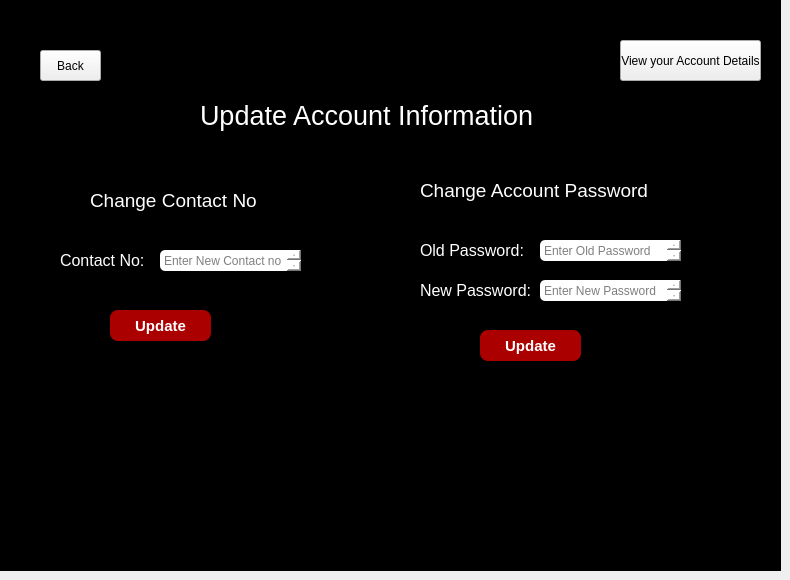
    <widget class="QWidget" name="editaccountinfo">
     <widget class="QLabel" name="label_56">
      <property name="geometry">
       <rect>
        <x>60</x>
        <y>240</y>
        <width>181</width>
        <height>41</height>
       </rect>
      </property>
      <property name="font">
       <font>
        <pointsize>12</pointsize>
       </font>
      </property>
      <property name="styleSheet">
       <string notr="true">color: rgb(255, 255, 255);</string>
      </property>
      <property name="text">
       <string>Contact No:</string>
      </property>
     </widget>
     <widget class="QPushButton" name="bachavailuptologinown_2">
      <property name="geometry">
       <rect>
        <x>40</x>
        <y>50</y>
        <width>61</width>
        <height>31</height>
       </rect>
      </property>
      <property name="text">
       <string>Back</string>
      </property>
     </widget>
     <widget class="QLabel" name="label_57">
      <property name="geometry">
       <rect>
        <x>0</x>
        <y>0</y>
        <width>781</width>
        <height>571</height>
       </rect>
      </property>
      <property name="styleSheet">
       <string notr="true">background-color: rgb(0, 0, 0);

</string>
      </property>
      <property name="text">
       <string/>
      </property>
     </widget>
     <widget class="QTextEdit" name="updatecontactno">
      <property name="geometry">
       <rect>
        <x>160</x>
        <y>250</y>
        <width>141</width>
        <height>21</height>
       </rect>
      </property>
      <property name="styleSheet">
       <string notr="true">background-color: rgb(255, 255, 255);
border-radius: 5px;
border-color: black;
</string>
      </property>
      <property name="html">
       <string>&lt;!DOCTYPE HTML PUBLIC &quot;-//W3C//DTD HTML 4.0//EN&quot; &quot;http://www.w3.org/TR/REC-html40/strict.dtd&quot;&gt;
&lt;html&gt;&lt;head&gt;&lt;meta name=&quot;qrichtext&quot; content=&quot;1&quot; /&gt;&lt;style type=&quot;text/css&quot;&gt;
p, li { white-space: pre-wrap; }
&lt;/style&gt;&lt;/head&gt;&lt;body style=&quot; font-family:'MS Shell Dlg 2'; font-size:8.25pt; font-weight:400; font-style:normal;&quot;&gt;
&lt;p style=&quot;-qt-paragraph-type:empty; margin-top:0px; margin-bottom:0px; margin-left:0px; margin-right:0px; -qt-block-indent:0; text-indent:0px; font-family:'Segoe UI'; font-size:9pt;&quot;&gt;&lt;br /&gt;&lt;/p&gt;&lt;/body&gt;&lt;/html&gt;</string>
      </property>
      <property name="placeholderText">
       <string>Enter New Contact no</string>
      </property>
     </widget>
     <widget class="QPushButton" name="viewownaccdet">
      <property name="geometry">
       <rect>
        <x>620</x>
        <y>40</y>
        <width>141</width>
        <height>41</height>
       </rect>
      </property>
      <property name="text">
       <string>View your Account Details</string>
      </property>
     </widget>
     <widget class="QLabel" name="label_61">
      <property name="geometry">
       <rect>
        <x>200</x>
        <y>100</y>
        <width>341</width>
        <height>31</height>
       </rect>
      </property>
      <property name="font">
       <font>
        <family>MS Shell Dlg 2</family>
        <pointsize>20</pointsize>
       </font>
      </property>
      <property name="styleSheet">
       <string notr="true">
color: rgb(255, 255, 255);
</string>
      </property>
      <property name="text">
       <string>Update Account Information</string>
      </property>
     </widget>
     <widget class="QPushButton" name="savechanges_2">
      <property name="geometry">
       <rect>
        <x>110</x>
        <y>310</y>
        <width>101</width>
        <height>31</height>
       </rect>
      </property>
      <property name="font">
       <font>
        <pointsize>11</pointsize>
        <weight>75</weight>
        <bold>true</bold>
       </font>
      </property>
      <property name="styleSheet">
       <string notr="true">color: rgb(255, 255, 255);
background-color: rgb(170, 0, 0);
border-radius: 8px;
border-color: black;

</string>
      </property>
      <property name="text">
       <string>Update</string>
      </property>
     </widget>
     <widget class="QLabel" name="label_58">
      <property name="geometry">
       <rect>
        <x>90</x>
        <y>185</y>
        <width>171</width>
        <height>31</height>
       </rect>
      </property>
      <property name="font">
       <font>
        <pointsize>14</pointsize>
       </font>
      </property>
      <property name="styleSheet">
       <string notr="true">color: rgb(255, 255, 255);
</string>
      </property>
      <property name="text">
       <string>Change Contact No</string>
      </property>
     </widget>
     <widget class="QLabel" name="label_60">
      <property name="geometry">
       <rect>
        <x>420</x>
        <y>175</y>
        <width>231</width>
        <height>31</height>
       </rect>
      </property>
      <property name="font">
       <font>
        <pointsize>14</pointsize>
       </font>
      </property>
      <property name="styleSheet">
       <string notr="true">color: rgb(255, 255, 255);
</string>
      </property>
      <property name="text">
       <string>Change Account Password</string>
      </property>
     </widget>
     <widget class="QTextEdit" name="oldownpass">
      <property name="geometry">
       <rect>
        <x>540</x>
        <y>240</y>
        <width>141</width>
        <height>21</height>
       </rect>
      </property>
      <property name="styleSheet">
       <string notr="true">background-color: rgb(255, 255, 255);
border-radius: 5px;
border-color: black;
</string>
      </property>
      <property name="html">
       <string>&lt;!DOCTYPE HTML PUBLIC &quot;-//W3C//DTD HTML 4.0//EN&quot; &quot;http://www.w3.org/TR/REC-html40/strict.dtd&quot;&gt;
&lt;html&gt;&lt;head&gt;&lt;meta name=&quot;qrichtext&quot; content=&quot;1&quot; /&gt;&lt;style type=&quot;text/css&quot;&gt;
p, li { white-space: pre-wrap; }
&lt;/style&gt;&lt;/head&gt;&lt;body style=&quot; font-family:'MS Shell Dlg 2'; font-size:8.25pt; font-weight:400; font-style:normal;&quot;&gt;
&lt;p style=&quot;-qt-paragraph-type:empty; margin-top:0px; margin-bottom:0px; margin-left:0px; margin-right:0px; -qt-block-indent:0; text-indent:0px; font-family:'Segoe UI'; font-size:9pt;&quot;&gt;&lt;br /&gt;&lt;/p&gt;&lt;/body&gt;&lt;/html&gt;</string>
      </property>
      <property name="placeholderText">
       <string>Enter Old Password</string>
      </property>
     </widget>
     <widget class="QLabel" name="label_59">
      <property name="geometry">
       <rect>
        <x>420</x>
        <y>230</y>
        <width>181</width>
        <height>41</height>
       </rect>
      </property>
      <property name="font">
       <font>
        <pointsize>12</pointsize>
       </font>
      </property>
      <property name="styleSheet">
       <string notr="true">color: rgb(255, 255, 255);</string>
      </property>
      <property name="text">
       <string>Old Password:</string>
      </property>
     </widget>
     <widget class="QTextEdit" name="newownoass">
      <property name="geometry">
       <rect>
        <x>540</x>
        <y>280</y>
        <width>141</width>
        <height>21</height>
       </rect>
      </property>
      <property name="styleSheet">
       <string notr="true">background-color: rgb(255, 255, 255);
border-radius: 5px;
border-color: black;
</string>
      </property>
      <property name="html">
       <string>&lt;!DOCTYPE HTML PUBLIC &quot;-//W3C//DTD HTML 4.0//EN&quot; &quot;http://www.w3.org/TR/REC-html40/strict.dtd&quot;&gt;
&lt;html&gt;&lt;head&gt;&lt;meta name=&quot;qrichtext&quot; content=&quot;1&quot; /&gt;&lt;style type=&quot;text/css&quot;&gt;
p, li { white-space: pre-wrap; }
&lt;/style&gt;&lt;/head&gt;&lt;body style=&quot; font-family:'MS Shell Dlg 2'; font-size:8.25pt; font-weight:400; font-style:normal;&quot;&gt;
&lt;p style=&quot;-qt-paragraph-type:empty; margin-top:0px; margin-bottom:0px; margin-left:0px; margin-right:0px; -qt-block-indent:0; text-indent:0px; font-family:'Segoe UI'; font-size:9pt;&quot;&gt;&lt;br /&gt;&lt;/p&gt;&lt;/body&gt;&lt;/html&gt;</string>
      </property>
      <property name="placeholderText">
       <string>Enter New Password</string>
      </property>
     </widget>
     <widget class="QLabel" name="label_62">
      <property name="geometry">
       <rect>
        <x>420</x>
        <y>270</y>
        <width>181</width>
        <height>41</height>
       </rect>
      </property>
      <property name="font">
       <font>
        <pointsize>12</pointsize>
       </font>
      </property>
      <property name="styleSheet">
       <string notr="true">color: rgb(255, 255, 255);</string>
      </property>
      <property name="text">
       <string>New Password:</string>
      </property>
     </widget>
     <widget class="QPushButton" name="savechanges_3">
      <property name="geometry">
       <rect>
        <x>480</x>
        <y>330</y>
        <width>101</width>
        <height>31</height>
       </rect>
      </property>
      <property name="font">
       <font>
        <pointsize>11</pointsize>
        <weight>75</weight>
        <bold>true</bold>
       </font>
      </property>
      <property name="styleSheet">
       <string notr="true">color: rgb(255, 255, 255);
background-color: rgb(170, 0, 0);
border-radius: 8px;
border-color: black;

</string>
      </property>
      <property name="text">
       <string>Update</string>
      </property>
     </widget>
     <widget class="QLabel" name="label_63">
      <property name="geometry">
       <rect>
        <x>470</x>
        <y>380</y>
        <width>131</width>
        <height>16</height>
       </rect>
      </property>
      <property name="font">
       <font>
        <pointsize>10</pointsize>
        <weight>50</weight>
        <italic>false</italic>
        <bold>false</bold>
        <strikeout>false</strikeout>
        <kerning>true</kerning>
       </font>
      </property>
      <property name="styleSheet">
       <string notr="true">color: rgb(255, 255, 255);</string>
      </property>
      <property name="text">
       <string/>
      </property>
     </widget>
     <widget class="QLabel" name="label_64">
      <property name="geometry">
       <rect>
        <x>90</x>
        <y>370</y>
        <width>131</width>
        <height>16</height>
       </rect>
      </property>
      <property name="font">
       <font>
        <pointsize>10</pointsize>
        <weight>50</weight>
        <italic>false</italic>
        <bold>false</bold>
        <strikeout>false</strikeout>
        <kerning>true</kerning>
       </font>
      </property>
      <property name="styleSheet">
       <string notr="true">color: rgb(255, 255, 255);</string>
      </property>
      <property name="text">
       <string/>
      </property>
     </widget>
     <zorder>label_57</zorder>
     <zorder>label_56</zorder>
     <zorder>bachavailuptologinown_2</zorder>
     <zorder>updatecontactno</zorder>
     <zorder>viewownaccdet</zorder>
     <zorder>label_61</zorder>
     <zorder>savechanges_2</zorder>
     <zorder>label_58</zorder>
     <zorder>label_60</zorder>
     <zorder>oldownpass</zorder>
     <zorder>label_59</zorder>
     <zorder>newownoass</zorder>
     <zorder>label_62</zorder>
     <zorder>savechanges_3</zorder>
     <zorder>label_63</zorder>
     <zorder>label_64</zorder>
    </widget>
